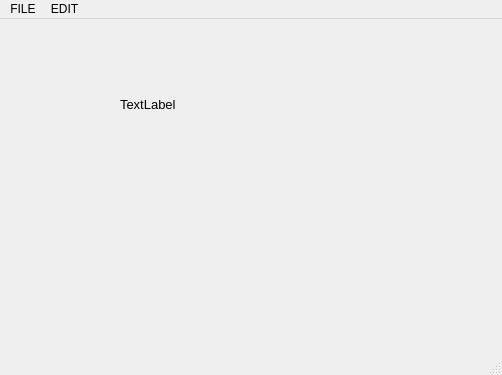
<?xml version="1.0" encoding="UTF-8"?>
<ui version="4.0">
 <class>MainWindow</class>
 <widget class="QMainWindow" name="MainWindow">
  <property name="geometry">
   <rect>
    <x>0</x>
    <y>0</y>
    <width>502</width>
    <height>375</height>
   </rect>
  </property>
  <property name="windowTitle">
   <string>MainWindow</string>
  </property>
  <widget class="QWidget" name="centralwidget">
   <widget class="QLabel" name="label">
    <property name="geometry">
     <rect>
      <x>120</x>
      <y>50</y>
      <width>161</width>
      <height>71</height>
     </rect>
    </property>
    <property name="font">
     <font>
      <pointsize>10</pointsize>
     </font>
    </property>
    <property name="text">
     <string>TextLabel</string>
    </property>
   </widget>
  </widget>
  <widget class="QMenuBar" name="menubar">
   <property name="geometry">
    <rect>
     <x>0</x>
     <y>0</y>
     <width>502</width>
     <height>22</height>
    </rect>
   </property>
   <widget class="QMenu" name="menuFILE">
    <property name="title">
     <string>FILE</string>
    </property>
    <addaction name="actionNew"/>
    <addaction name="actionSave"/>
   </widget>
   <widget class="QMenu" name="menuEDIT">
    <property name="title">
     <string>EDIT</string>
    </property>
    <addaction name="actionCopy"/>
    <addaction name="actionPasre"/>
    <addaction name="separator"/>
   </widget>
   <addaction name="menuFILE"/>
   <addaction name="menuEDIT"/>
  </widget>
  <widget class="QStatusBar" name="statusbar"/>
  <action name="actionNew">
   <property name="text">
    <string>New</string>
   </property>
   <property name="statusTip">
    <string>Create a new file</string>
   </property>
   <property name="shortcut">
    <string>Ctrl+N</string>
   </property>
  </action>
  <action name="actionSave">
   <property name="text">
    <string>Save</string>
   </property>
   <property name="statusTip">
    <string>Save a file</string>
   </property>
   <property name="shortcut">
    <string>Ctrl+S</string>
   </property>
  </action>
  <action name="actionCopy">
   <property name="text">
    <string>Copy</string>
   </property>
   <property name="statusTip">
    <string>Copy a file</string>
   </property>
  </action>
  <action name="actionPasre">
   <property name="text">
    <string>Paste</string>
   </property>
   <property name="whatsThis">
    <string>Paste a file</string>
   </property>
   <property name="shortcut">
    <string>Ctrl+V</string>
   </property>
  </action>
 </widget>
 <resources/>
 <connections/>
</ui>
